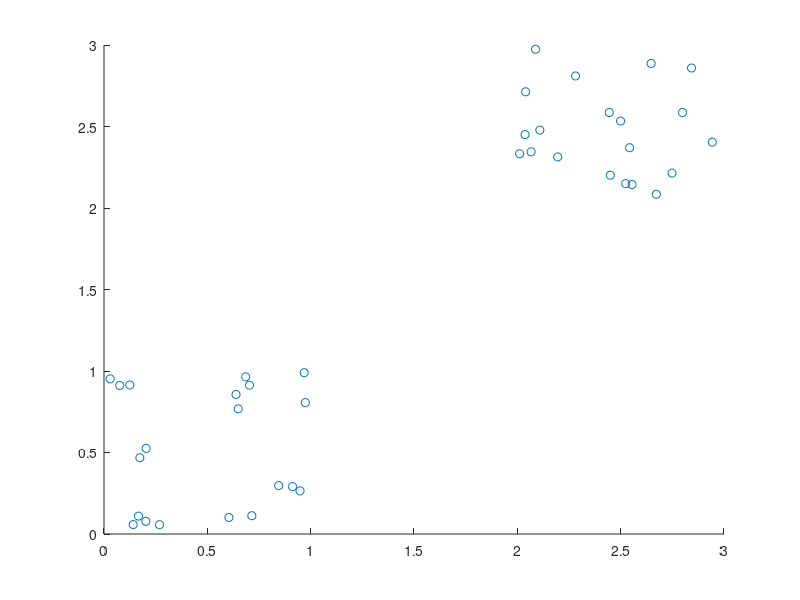

Recreate this plot in MATLAB.
function [a] = knn()

  k = 3;

  base1 = rand(20, 2);
  base2 = rand(20, 2) + 2;
  
  baseTotal = vertcat(base1, base2);
  
  scatter(baseTotal(:, 1), baseTotal(:, 2));
  
  z = [0.4 0.7];
  distances = zeros(size(baseTotal, 1), 2);

  for i = 1: size(baseTotal, 1)
    distances(i, 1) = euclidianDistance(z, baseTotal(i, :));
    distances(i, 2) = i;
  endfor
  
  distances = sortrows(distances, 1);
  
  baseTotal(distances(1:k, 2), :)
endfunction

function [d] = euclidianDistance(a, b)
  d = 0;
  
  % size(a, 1) número de linhas
  % size(a, 2) número de colunas
  for i = 1:size(a, 2)
    d = d + (a(1, i) - b(1, i)) ^2;
  endfor
  
  d = sqrt(d);
  
endfunction